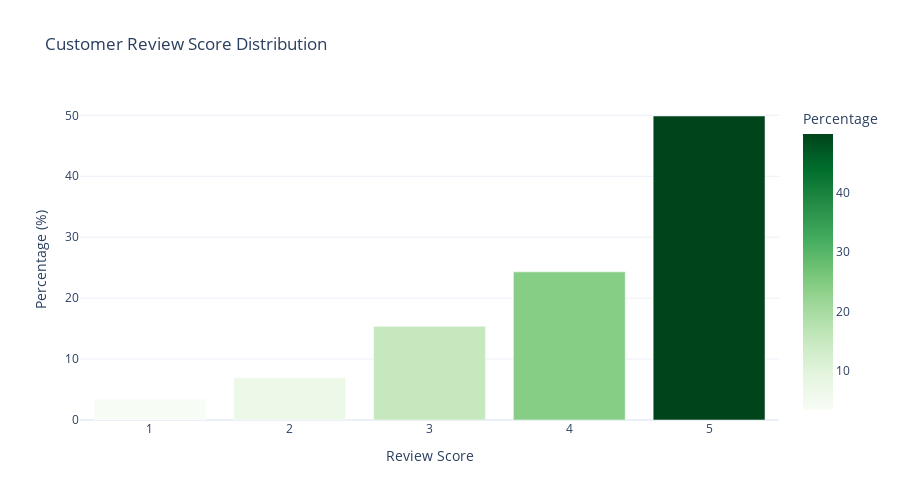

Notebook code for this chart:
### Code cell
# Review score distribution
fig = metrics.create_review_score_chart(review_speed)
fig.show()

### Figure 1 — Plotly figure (JSON) as saved in the notebook; plotly's stock layout.template omitted (floating-point values rounded to 4 significant figures)
{"data": [{"hovertemplate": "Review Score=%{x}<br>Percentage=%{marker.color}<extra></extra>", "legendgroup": "", "marker": {"color": [3.473, 6.946, 15.38, 24.31, 49.89], "coloraxis": "coloraxis", "pattern": {"shape": ""}}, "name": "", "orientation": "v", "showlegend": false, "textposition": "auto", "type": "bar", "x": [1, 2, 3, 4, 5], "xaxis": "x", "y": [3.473, 6.946, 15.38, 24.31, 49.89], "yaxis": "y"}], "layout": {"barmode": "relative", "coloraxis": {"colorbar": {"title": {"text": "Percentage"}}, "colorscale": [[0, "rgb(247,252,245)"], [0.125, "rgb(229,245,224)"], [0.25, "rgb(199,233,192)"], [0.375, "rgb(161,217,155)"], [0.5, "rgb(116,196,118)"], [0.625, "rgb(65,171,93)"], [0.75, "rgb(35,139,69)"], [0.875, "rgb(0,109,44)"], [1, "rgb(0,68,27)"]]}, "height": 500, "legend": {"tracegroupgap": 0}, "title": {"text": "Customer Review Score Distribution"}, "xaxis": {"anchor": "y", "domain": [0, 1], "title": {"text": "Review Score"}, "type": "category"}, "yaxis": {"anchor": "x", "domain": [0, 1], "title": {"text": "Percentage (%)"}}}}
